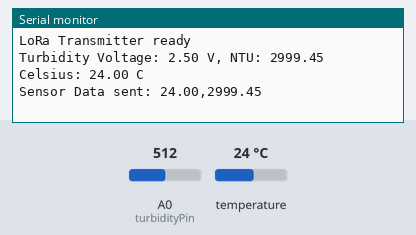
A sketch run on a simulated Arduino Uno, built with avr-gcc and run on an emulated ATmega328P. Shown: the last lines printed to the serial monitor. Inputs (shaded band) come from the test bench; at power-on: temperature 24 °C, A0 (turbidityPin) = 512. No radio packets arrive unless stated.

Above: at 1.2 s.
1.3 s: temperature set to 12 °C
2.8 s: A0 (turbidityPin) set to 716
At 3.94 s:
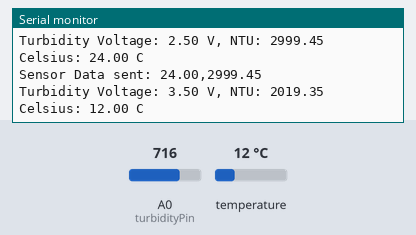
4.3 s: temperature set to 19 °C
At 5.1 s:
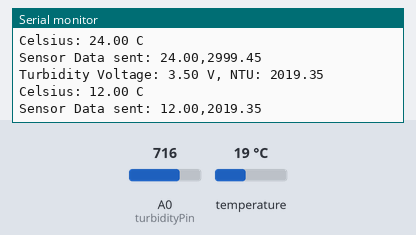
5.8 s: A0 (turbidityPin) set to 810
At 8.0 s:
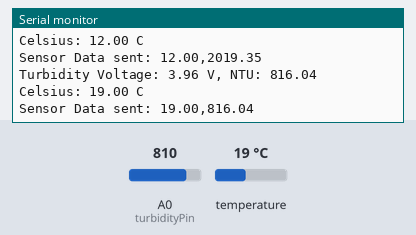

Measured:
- after the input at 2.8 s, the serial monitor: prints a new line after 1.1 s (image 1)
- after the input at 5.8 s, the serial monitor: prints a new line after 1.0 s (image 3)

The sketch:

test-lora-sender.ino
```cpp
#include <SPI.h>
#include <LoRa.h>
#include <OneWire.h>
#include <DallasTemperature.h>

// Pin Definitions
#define SS_PIN 10             // Slave Select pin for LoRa
#define RST_PIN 9             // Reset pin for LoRa
#define DIO0_PIN 7            // DIO0 pin for LoRa

// LoRa Configurations
#define LORA_FREQUENCY 868.1E6  // Frequency for LoRa communication

// Function Prototypes
void sendSensorData(float temperature, float turbidity);

// Turbidity Sensor Pins and Constants
int turbidityPin = A0;
float volt;
float ntu;
float a = -1120.4;
float b = 5742.3;
float c = -4353.8;

// Temperature Sensor Pins and Libraries
#define ONE_WIRE_BUS 2
OneWire oneWire(ONE_WIRE_BUS);
DallasTemperature sensors(&oneWire);


void setup() {
  // Start serial communication for debugging and data transmission
  Serial.begin(9600);

  // Start temperature sensor
  sensors.begin();

   // Initialize LoRa communication
  LoRa.setPins(SS_PIN, RST_PIN, DIO0_PIN);

  if (!LoRa.begin(LORA_FREQUENCY)) {
    Serial.println("LoRa initialization failed!");
    while (1);  // Stop execution if LoRa fails to initialize
  }

  // Set LoRa parameters
  LoRa.setSpreadingFactor(12);
  LoRa.setSyncWord(0xF3);

  Serial.println("LoRa Transmitter ready");
}

void loop() {
  // ---------- Turbidity Sensor Reading ----------
  volt = 0;
  // Take 800 analog readings and average them
  for (int i = 0; i < 800; i++) {
    volt += ((float)analogRead(turbidityPin) / 1023) * 5;
  }
  volt = volt / 800;
  volt = round_to_dp(volt, 2);  // Round the voltage value to 2 decimal places

  // Apply the polynomial equation to calculate NTU
  ntu = a * sq(volt) + b * volt + c;
  if (ntu < 0) ntu = 0;  // Ensure NTU doesn't go negative

  // ---------- Temperature Sensor Reading ----------
  sensors.requestTemperatures();  // Get temperatures from all devices
  float tempC = sensors.getTempCByIndex(0);  // Celsius

  // Print data to Serial for debugging
  Serial.print("Turbidity Voltage: ");
  Serial.print(volt);
  Serial.print(" V, NTU: ");
  Serial.println(ntu);

  Serial.print("Celsius: ");
  Serial.print(tempC);
  Serial.print(" C");  // Properly print degrees Celsius
  Serial.println();

  // Send the sensor data via LoRa
  sendSensorData(tempC, ntu);

  delay(2000);  // Wait for 2 seconds before the next reading
}

// Function to round the voltage to a specific number of decimal places
float round_to_dp(float in_value, int decimal_place) {
  float multiplier = pow(10.0f, decimal_place);
  in_value = round(in_value * multiplier) / multiplier;
  return in_value;
}

// Function to send sensor data via LoRa
void sendSensorData(float temperature, float turbidity) {
  // Format sensor data as a string: temperature, turbidity
  String sensorData = String(temperature, 2) + "," + String(turbidity, 2);

  // Send sensor data via LoRa
  LoRa.beginPacket();
  LoRa.print(sensorData);  // Send the formatted sensor data string
  LoRa.endPacket();

  Serial.println("Sensor Data sent: " + sensorData);
}
```
